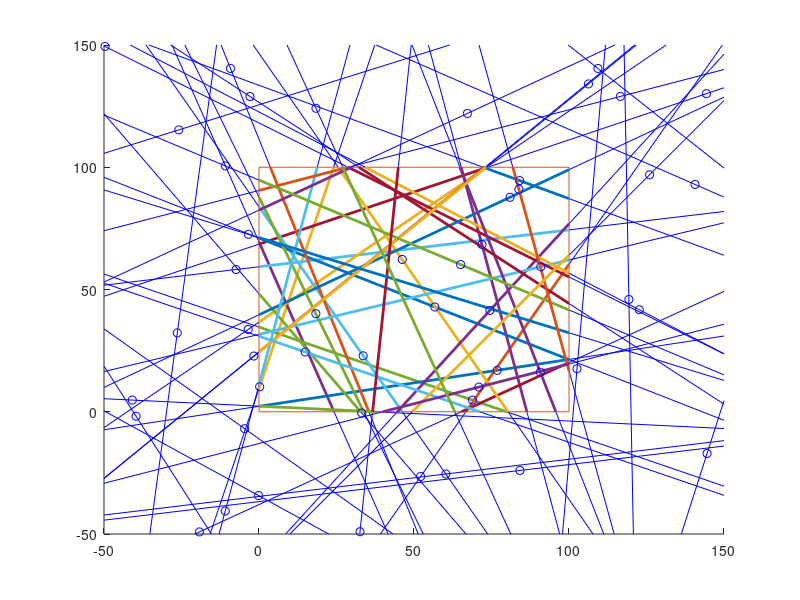

MATLAB code to generate this figure:
function checkClipLine(varargin)
%CHECKCLIPRAY  One-line description here, please.
%   output = checkClipLine(input)
%
%   Example
%   checkClipLine
%
%   See also
%
%
% ------
% Author: David Legland
% e-mail: david.legland@grignon.inra.fr
% Created: 2010-05-13,    using Matlab 7.9.0.529 (R2009b)
% Copyright 2010 INRA - Cepia Software Platform.

% generate 2D rays in -50->150 in each direction
N = 50;
origins = rand(N, 2)*200 - 50;
theta = rand(N, 1)*2*pi;
directions = [cos(theta) sin(theta)];
lines = [origins directions];

% create new figure
figure(1); clf;
axis([-50 150 -50 150]);
hold on;

% draw all rays
drawLine(lines);

% clip rays
box = [0 100 0 100];
clipped = clipLine(lines, box);

% draw clipped edges
drawBox(box);
drawEdge(clipped, 'linewidth', 2);
drawPoint(origins, 'bo');
